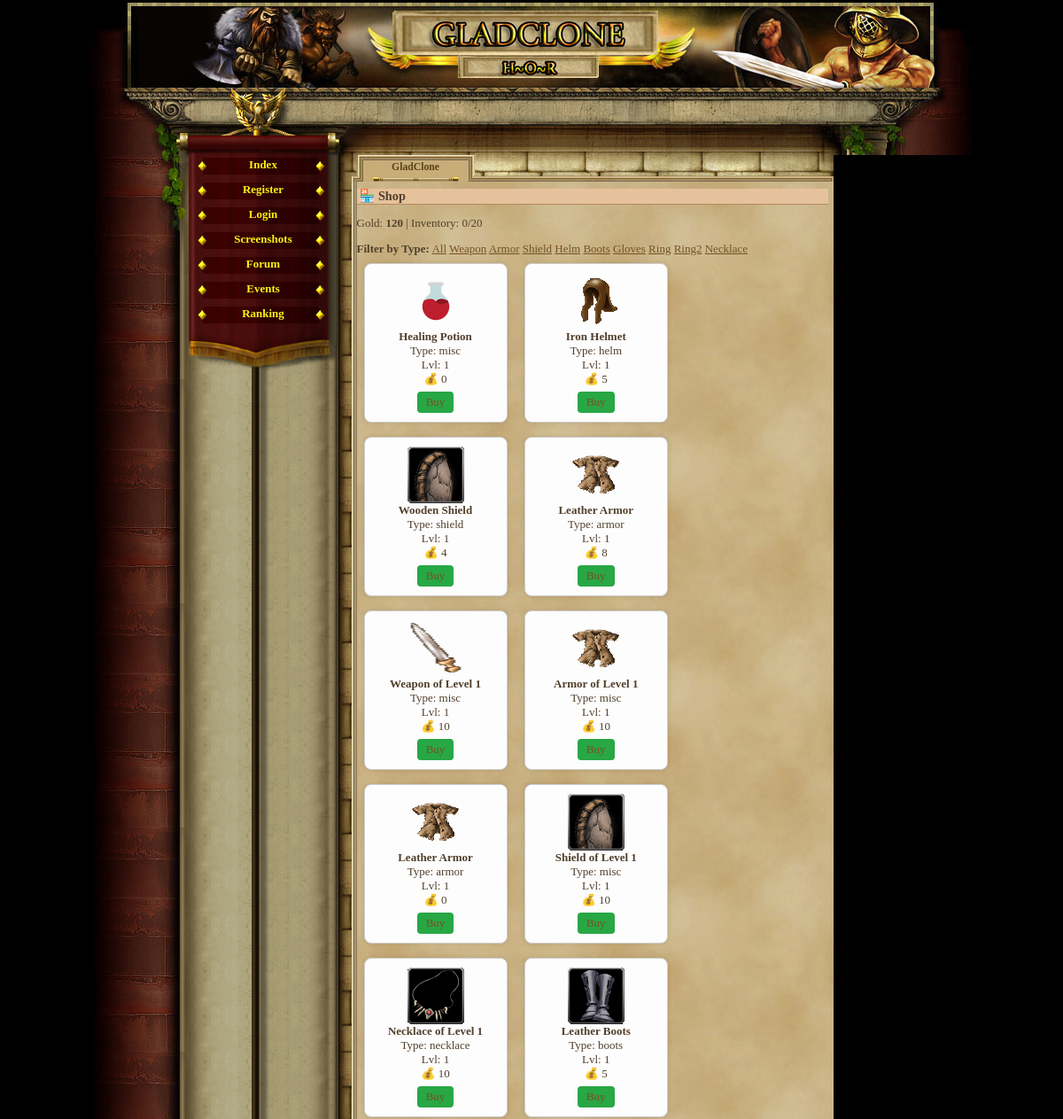
The app's page /shop.php (signed in, upper part), older data.
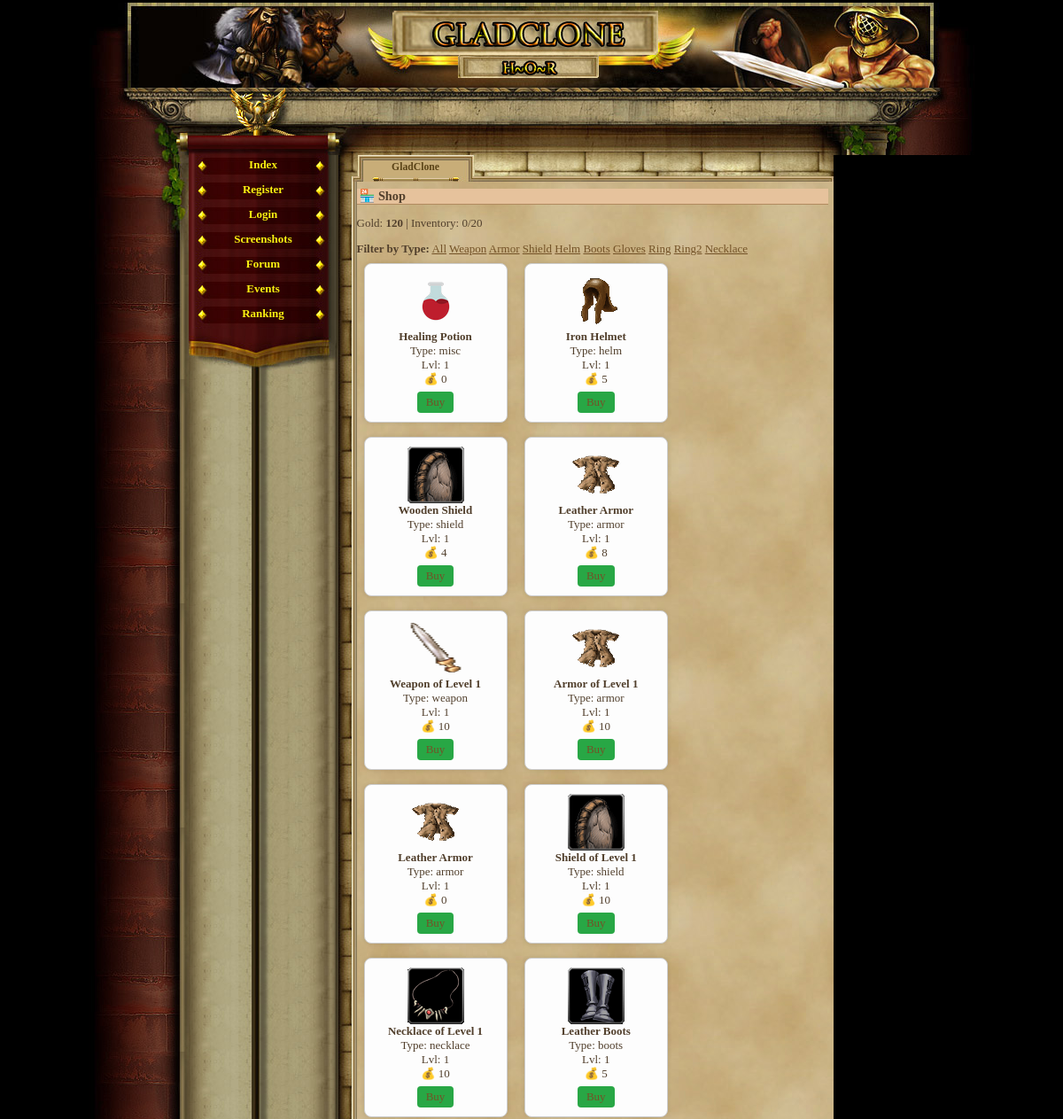
The same page, newer data.
### tables this page shows
CREATE TABLE `items` (
  `id` int(11) NOT NULL AUTO_INCREMENT,
  `name` varchar(50) NOT NULL,
  `description` text,
  `type` varchar(20) NOT NULL,
  `attack_bonus` int(11) DEFAULT '0',
  `defense_bonus` int(11) DEFAULT '0',
  `sell_value` int(11) NOT NULL DEFAULT '10',
  `value` int(11) NOT NULL DEFAULT '0',
  `price` int(11) NOT NULL DEFAULT '0',
  `image` varchar(255) DEFAULT 'default.png',
  `slot` varchar(20) NOT NULL DEFAULT 'misc',
  `dex_bonus` int(11) DEFAULT '0',
  `level_required` int(11) DEFAULT '1',
  PRIMARY KEY (`id`)
);

### shop.php (the view, shortened to what this page needs)
<?php
require_once('var/ustawienia.php');
require_once('gora_strony.php');
require_once('menu_l.php');
$player_id = $_SESSION['id'];
$player = $conn->query("SELECT nivel, zloto FROM gracze WHERE id = $player_id")->fetch_assoc();
$level = $player['nivel'];
$gold = $player['zloto'];
$inv_count = $conn->query("SELECT COUNT(*) AS total FROM player_items WHERE player_id = $player_id")->fetch_assoc()['total'];
$item_types = ['weapon', 'armor', 'shield', 'helm', 'boots', 'gloves', 'ring', 'ring2', 'necklace'];
$selected_type = $_GET['type'] ?? 'all';
$where = "level_required <= $level";
$shop_items = $conn->query("SELECT * FROM items WHERE $where ORDER BY RAND() LIMIT 20");
?>
<h2>🏪 Shop</h2>
<p>Gold: <strong><?= $gold ?></strong> | Inventory: <?= $inv_count ?>/20</p>
<div>
    <strong>Filter by Type:</strong>
    <a href="shop.php?type=all">All</a>
    <?php foreach ($item_types as $type): ?>
        <a href="shop.php?type=<?= $type ?>"><?= ucfirst($type) ?></a>
    <?php endforeach; ?>
</div>
<?php while ($item = $shop_items->fetch_assoc()): ?>
    <div class="item-box">
        <img src="items/<?= htmlspecialchars($item['image']) ?>" alt="<?= htmlspecialchars($item['name']) ?>"><br>
        <strong><?= htmlspecialchars($item['name']) ?></strong><br>
        Type: <?= $item['slot'] ?><br>
        Lvl: <?= $item['level_required'] ?><br>
        💰 <?= $item['value'] ?><br>
        <a class="buy-btn" href="shop.php?buy=<?= $item['id'] ?>&type=<?= urlencode($selected_type) ?>">Buy</a>
    </div>
<?php endwhile; ?>
<br><a href="index.php">← Back to Dashboard</a>

Row changes from the older to the newer data that the page shows:
changed items "Weapon of Level 1": slot "misc" → "weapon"
changed items "Armor of Level 1": slot "misc" → "armor"
changed items "Shield of Level 1": slot "misc" → "shield"
